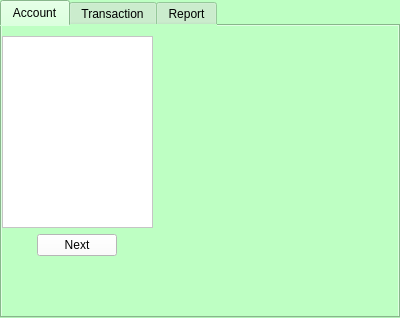
<?xml version="1.0" encoding="UTF-8"?>
<ui version="4.0">
 <class>menu</class>
 <widget class="QTabWidget" name="menu">
  <property name="geometry">
   <rect>
    <x>0</x>
    <y>0</y>
    <width>400</width>
    <height>318</height>
   </rect>
  </property>
  <property name="windowTitle">
   <string>Bank Management System</string>
  </property>
  <property name="windowIcon">
   <iconset resource="resource.qrc">
    <normaloff>:/new/Resource/Login.png</normaloff>:/new/Resource/Login.png</iconset>
  </property>
  <property name="styleSheet">
   <string notr="true">background-color: rgb(190, 255, 195);</string>
  </property>
  <property name="currentIndex">
   <number>0</number>
  </property>
  <widget class="QWidget" name="tab">
   <attribute name="title">
    <string>Account</string>
   </attribute>
   <widget class="QWidget" name="layoutWidget">
    <property name="geometry">
     <rect>
      <x>0</x>
      <y>10</y>
      <width>151</width>
      <height>281</height>
     </rect>
    </property>
    <layout class="QVBoxLayout" name="verticalLayout">
     <item>
      <widget class="QListWidget" name="account_list">
       <property name="styleSheet">
        <string notr="true">background-color: rgb(255, 255, 255);</string>
       </property>
      </widget>
     </item>
     <item>
      <layout class="QHBoxLayout" name="horizontalLayout">
       <item>
        <spacer name="horizontalSpacer_2">
         <property name="orientation">
          <enum>Qt::Horizontal</enum>
         </property>
         <property name="sizeHint" stdset="0">
          <size>
           <width>40</width>
           <height>20</height>
          </size>
         </property>
        </spacer>
       </item>
       <item>
        <widget class="QPushButton" name="account_next">
         <property name="styleSheet">
          <string notr="true">background-color: rgb(255, 255, 255);</string>
         </property>
         <property name="text">
          <string>Next</string>
         </property>
        </widget>
       </item>
       <item>
        <spacer name="horizontalSpacer">
         <property name="orientation">
          <enum>Qt::Horizontal</enum>
         </property>
         <property name="sizeHint" stdset="0">
          <size>
           <width>40</width>
           <height>20</height>
          </size>
         </property>
        </spacer>
       </item>
      </layout>
     </item>
     <item>
      <spacer name="verticalSpacer">
       <property name="orientation">
        <enum>Qt::Vertical</enum>
       </property>
       <property name="sizeHint" stdset="0">
        <size>
         <width>20</width>
         <height>40</height>
        </size>
       </property>
      </spacer>
     </item>
    </layout>
   </widget>
   <widget class="QWidget" name="layoutWidget">
    <property name="geometry">
     <rect>
      <x>160</x>
      <y>0</y>
      <width>231</width>
      <height>291</height>
     </rect>
    </property>
    <layout class="QVBoxLayout" name="verticalLayout_2">
     <item>
      <spacer name="verticalSpacer_2">
       <property name="orientation">
        <enum>Qt::Vertical</enum>
       </property>
       <property name="sizeType">
        <enum>QSizePolicy::Fixed</enum>
       </property>
       <property name="sizeHint" stdset="0">
        <size>
         <width>20</width>
         <height>40</height>
        </size>
       </property>
      </spacer>
     </item>
     <item>
      <layout class="QHBoxLayout" name="horizontalLayout_2">
       <item>
        <spacer name="horizontalSpacer_3">
         <property name="orientation">
          <enum>Qt::Horizontal</enum>
         </property>
         <property name="sizeType">
          <enum>QSizePolicy::Fixed</enum>
         </property>
         <property name="sizeHint" stdset="0">
          <size>
           <width>40</width>
           <height>20</height>
          </size>
         </property>
        </spacer>
       </item>
       <item>
        <widget class="QLabel" name="account_show">
         <property name="text">
          <string/>
         </property>
        </widget>
       </item>
       <item>
        <spacer name="horizontalSpacer_4">
         <property name="orientation">
          <enum>Qt::Horizontal</enum>
         </property>
         <property name="sizeType">
          <enum>QSizePolicy::Fixed</enum>
         </property>
         <property name="sizeHint" stdset="0">
          <size>
           <width>40</width>
           <height>20</height>
          </size>
         </property>
        </spacer>
       </item>
      </layout>
     </item>
     <item>
      <spacer name="verticalSpacer_3">
       <property name="orientation">
        <enum>Qt::Vertical</enum>
       </property>
       <property name="sizeType">
        <enum>QSizePolicy::Fixed</enum>
       </property>
       <property name="sizeHint" stdset="0">
        <size>
         <width>20</width>
         <height>85</height>
        </size>
       </property>
      </spacer>
     </item>
    </layout>
   </widget>
  </widget>
  <widget class="QWidget" name="tab">
   <attribute name="title">
    <string>Transaction</string>
   </attribute>
   <widget class="QWidget" name="layoutWidget_2">
    <property name="geometry">
     <rect>
      <x>0</x>
      <y>10</y>
      <width>151</width>
      <height>281</height>
     </rect>
    </property>
    <layout class="QVBoxLayout" name="verticalLayout_6">
     <item>
      <widget class="QListWidget" name="transection_list">
       <property name="styleSheet">
        <string notr="true">background-color: rgb(255, 255, 255);</string>
       </property>
      </widget>
     </item>
     <item>
      <layout class="QHBoxLayout" name="horizontalLayout_3">
       <item>
        <spacer name="horizontalSpacer_5">
         <property name="orientation">
          <enum>Qt::Horizontal</enum>
         </property>
         <property name="sizeHint" stdset="0">
          <size>
           <width>40</width>
           <height>20</height>
          </size>
         </property>
        </spacer>
       </item>
       <item>
        <widget class="QPushButton" name="transection_next">
         <property name="styleSheet">
          <string notr="true">background-color: rgb(255, 255, 255);</string>
         </property>
         <property name="text">
          <string>Next</string>
         </property>
        </widget>
       </item>
       <item>
        <spacer name="horizontalSpacer_6">
         <property name="orientation">
          <enum>Qt::Horizontal</enum>
         </property>
         <property name="sizeHint" stdset="0">
          <size>
           <width>40</width>
           <height>20</height>
          </size>
         </property>
        </spacer>
       </item>
      </layout>
     </item>
     <item>
      <spacer name="verticalSpacer_9">
       <property name="orientation">
        <enum>Qt::Vertical</enum>
       </property>
       <property name="sizeHint" stdset="0">
        <size>
         <width>20</width>
         <height>40</height>
        </size>
       </property>
      </spacer>
     </item>
    </layout>
   </widget>
   <widget class="QWidget" name="layoutWidget_5">
    <property name="geometry">
     <rect>
      <x>160</x>
      <y>0</y>
      <width>231</width>
      <height>291</height>
     </rect>
    </property>
    <layout class="QVBoxLayout" name="verticalLayout_3">
     <item>
      <spacer name="verticalSpacer_4">
       <property name="orientation">
        <enum>Qt::Vertical</enum>
       </property>
       <property name="sizeType">
        <enum>QSizePolicy::Fixed</enum>
       </property>
       <property name="sizeHint" stdset="0">
        <size>
         <width>20</width>
         <height>40</height>
        </size>
       </property>
      </spacer>
     </item>
     <item>
      <layout class="QHBoxLayout" name="horizontalLayout_5">
       <item>
        <spacer name="horizontalSpacer_9">
         <property name="orientation">
          <enum>Qt::Horizontal</enum>
         </property>
         <property name="sizeType">
          <enum>QSizePolicy::Fixed</enum>
         </property>
         <property name="sizeHint" stdset="0">
          <size>
           <width>40</width>
           <height>20</height>
          </size>
         </property>
        </spacer>
       </item>
       <item>
        <widget class="QLabel" name="transection_show">
         <property name="text">
          <string/>
         </property>
        </widget>
       </item>
       <item>
        <spacer name="horizontalSpacer_10">
         <property name="orientation">
          <enum>Qt::Horizontal</enum>
         </property>
         <property name="sizeType">
          <enum>QSizePolicy::Fixed</enum>
         </property>
         <property name="sizeHint" stdset="0">
          <size>
           <width>40</width>
           <height>20</height>
          </size>
         </property>
        </spacer>
       </item>
      </layout>
     </item>
     <item>
      <spacer name="verticalSpacer_5">
       <property name="orientation">
        <enum>Qt::Vertical</enum>
       </property>
       <property name="sizeType">
        <enum>QSizePolicy::Fixed</enum>
       </property>
       <property name="sizeHint" stdset="0">
        <size>
         <width>20</width>
         <height>85</height>
        </size>
       </property>
      </spacer>
     </item>
    </layout>
   </widget>
  </widget>
  <widget class="QWidget" name="tab_2">
   <attribute name="title">
    <string>Report</string>
   </attribute>
   <widget class="QWidget" name="layoutWidget_4">
    <property name="geometry">
     <rect>
      <x>0</x>
      <y>10</y>
      <width>151</width>
      <height>281</height>
     </rect>
    </property>
    <layout class="QVBoxLayout" name="verticalLayout_8">
     <item>
      <widget class="QListWidget" name="report_list">
       <property name="styleSheet">
        <string notr="true">background-color: rgb(255, 255, 255);</string>
       </property>
      </widget>
     </item>
     <item>
      <layout class="QHBoxLayout" name="horizontalLayout_4">
       <item>
        <spacer name="horizontalSpacer_7">
         <property name="orientation">
          <enum>Qt::Horizontal</enum>
         </property>
         <property name="sizeHint" stdset="0">
          <size>
           <width>40</width>
           <height>20</height>
          </size>
         </property>
        </spacer>
       </item>
       <item>
        <widget class="QPushButton" name="report_next">
         <property name="styleSheet">
          <string notr="true">background-color: rgb(255, 255, 255);</string>
         </property>
         <property name="text">
          <string>Next</string>
         </property>
        </widget>
       </item>
       <item>
        <spacer name="horizontalSpacer_8">
         <property name="orientation">
          <enum>Qt::Horizontal</enum>
         </property>
         <property name="sizeHint" stdset="0">
          <size>
           <width>40</width>
           <height>20</height>
          </size>
         </property>
        </spacer>
       </item>
      </layout>
     </item>
     <item>
      <spacer name="verticalSpacer_12">
       <property name="orientation">
        <enum>Qt::Vertical</enum>
       </property>
       <property name="sizeHint" stdset="0">
        <size>
         <width>20</width>
         <height>40</height>
        </size>
       </property>
      </spacer>
     </item>
    </layout>
   </widget>
   <widget class="QWidget" name="layoutWidget_3">
    <property name="geometry">
     <rect>
      <x>160</x>
      <y>0</y>
      <width>231</width>
      <height>291</height>
     </rect>
    </property>
    <layout class="QVBoxLayout" name="verticalLayout_4">
     <item>
      <spacer name="verticalSpacer_6">
       <property name="orientation">
        <enum>Qt::Vertical</enum>
       </property>
       <property name="sizeType">
        <enum>QSizePolicy::Fixed</enum>
       </property>
       <property name="sizeHint" stdset="0">
        <size>
         <width>20</width>
         <height>40</height>
        </size>
       </property>
      </spacer>
     </item>
     <item>
      <layout class="QHBoxLayout" name="horizontalLayout_6">
       <item>
        <spacer name="horizontalSpacer_11">
         <property name="orientation">
          <enum>Qt::Horizontal</enum>
         </property>
         <property name="sizeType">
          <enum>QSizePolicy::Fixed</enum>
         </property>
         <property name="sizeHint" stdset="0">
          <size>
           <width>40</width>
           <height>20</height>
          </size>
         </property>
        </spacer>
       </item>
       <item>
        <widget class="QLabel" name="report_show">
         <property name="text">
          <string/>
         </property>
        </widget>
       </item>
       <item>
        <spacer name="horizontalSpacer_12">
         <property name="orientation">
          <enum>Qt::Horizontal</enum>
         </property>
         <property name="sizeType">
          <enum>QSizePolicy::Fixed</enum>
         </property>
         <property name="sizeHint" stdset="0">
          <size>
           <width>40</width>
           <height>20</height>
          </size>
         </property>
        </spacer>
       </item>
      </layout>
     </item>
     <item>
      <spacer name="verticalSpacer_7">
       <property name="orientation">
        <enum>Qt::Vertical</enum>
       </property>
       <property name="sizeType">
        <enum>QSizePolicy::Fixed</enum>
       </property>
       <property name="sizeHint" stdset="0">
        <size>
         <width>20</width>
         <height>85</height>
        </size>
       </property>
      </spacer>
     </item>
    </layout>
   </widget>
  </widget>
 </widget>
 <resources>
  <include location="resource.qrc"/>
 </resources>
 <connections/>
</ui>
